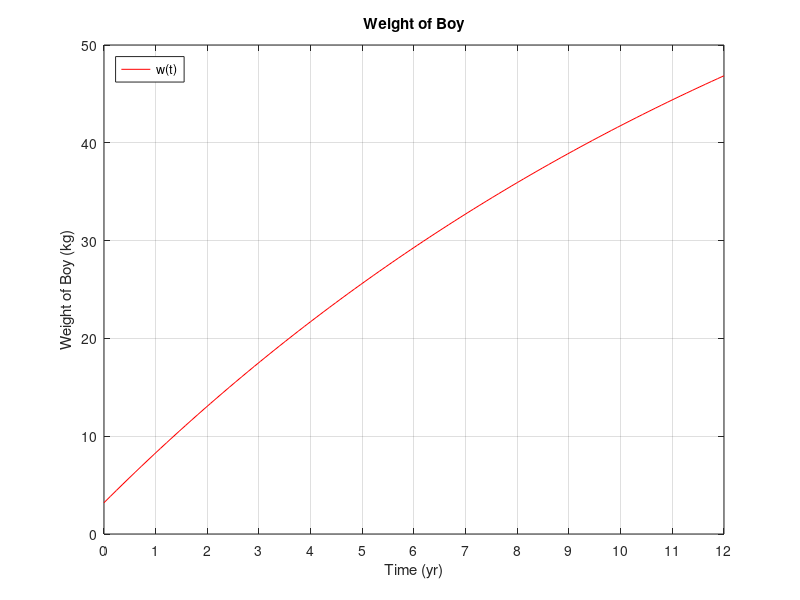

Write MATLAB code to recreate this figure.
clear				% Clear previous definitions
figure(101)           % Assign figure number
clf                 % Clear previous figures
hold off            % Start with fresh graph

t = linspace(0,12,100);
w = 83 - (399*exp(-(33*t)/500))/5;
plot(t,w,'r');

grid on
hold on

xticks(0:1:12);
xlabel('Time (yr)');
ylab = ylabel('Weight of Boy (kg)');
title('Weight of Boy');
legend({'w(t)'},'Location','northwest')